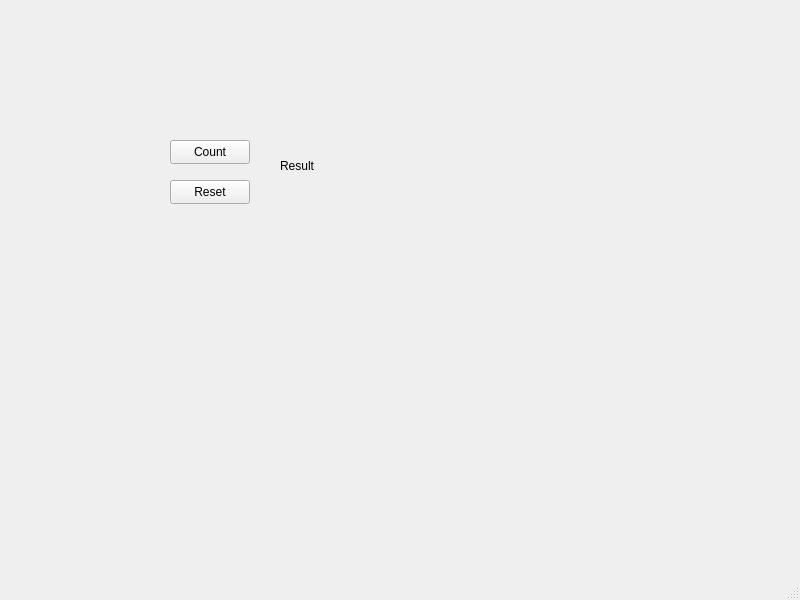
<?xml version="1.0" encoding="UTF-8"?>
<ui version="4.0">
 <class>MainWindow</class>
 <widget class="QMainWindow" name="MainWindow">
  <property name="geometry">
   <rect>
    <x>0</x>
    <y>0</y>
    <width>800</width>
    <height>600</height>
   </rect>
  </property>
  <property name="windowTitle">
   <string>MainWindow</string>
  </property>
  <widget class="QWidget" name="centralwidget">
   <widget class="QPushButton" name="btnCount">
    <property name="geometry">
     <rect>
      <x>170</x>
      <y>140</y>
      <width>80</width>
      <height>24</height>
     </rect>
    </property>
    <property name="text">
     <string>Count</string>
    </property>
   </widget>
   <widget class="QPushButton" name="btnReset">
    <property name="geometry">
     <rect>
      <x>170</x>
      <y>180</y>
      <width>80</width>
      <height>24</height>
     </rect>
    </property>
    <property name="text">
     <string>Reset</string>
    </property>
   </widget>
   <widget class="QLabel" name="labelResult">
    <property name="geometry">
     <rect>
      <x>280</x>
      <y>150</y>
      <width>81</width>
      <height>31</height>
     </rect>
    </property>
    <property name="text">
     <string>Result</string>
    </property>
   </widget>
  </widget>
  <widget class="QMenuBar" name="menubar">
   <property name="geometry">
    <rect>
     <x>0</x>
     <y>0</y>
     <width>800</width>
     <height>21</height>
    </rect>
   </property>
  </widget>
  <widget class="QStatusBar" name="statusbar"/>
 </widget>
 <resources/>
 <connections/>
</ui>
